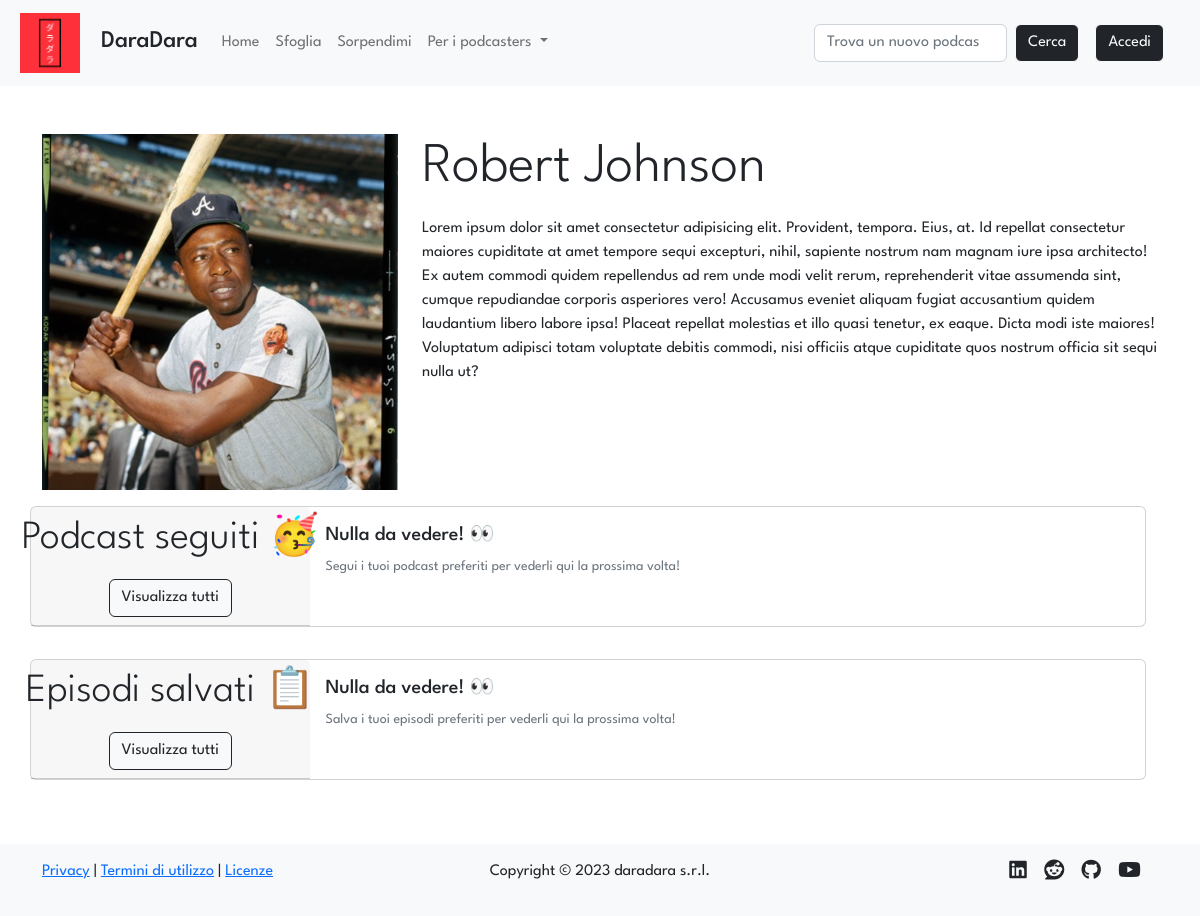
The app's page /profile/3, older data.
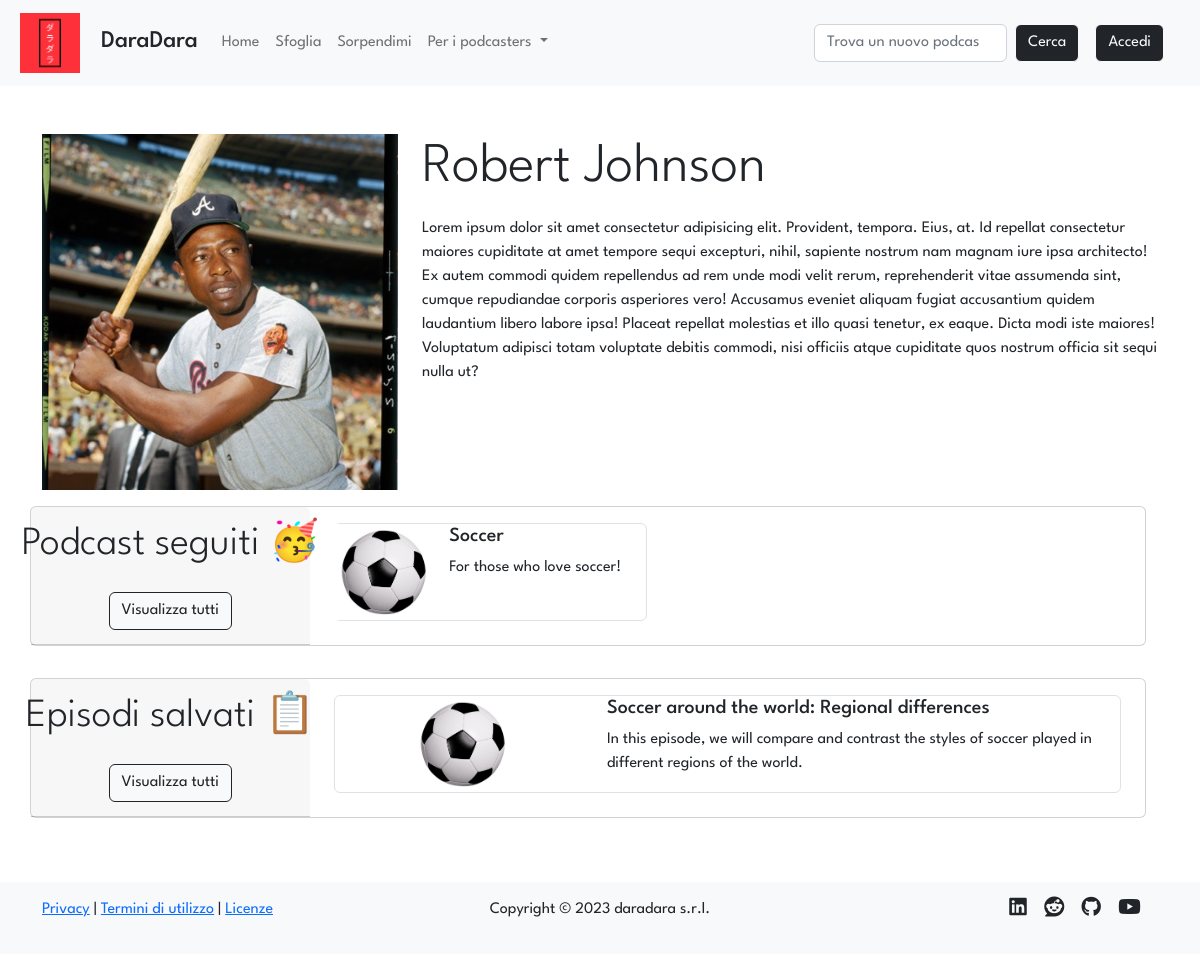
The same page, newer data.
### tables this page shows
CREATE TABLE "follows" (
	"id_user"	INTEGER NOT NULL,
	"id_podcast"	INTEGER NOT NULL,
	FOREIGN KEY("id_user") REFERENCES "users"("id"),
	PRIMARY KEY("id_user","id_podcast")
);

CREATE TABLE "podcasts" (
	"id"	INTEGER NOT NULL UNIQUE,
	"title"	TEXT NOT NULL UNIQUE,
	"desc"	TEXT NOT NULL,
	"img"	TEXT NOT NULL,
	"id_user"	INTEGER NOT NULL,
	FOREIGN KEY("id_user") REFERENCES "users"("id"),
	PRIMARY KEY("id" AUTOINCREMENT)
);

CREATE TABLE "episodes" (
	"id"	INTEGER NOT NULL UNIQUE,
	"title"	TEXT NOT NULL,
	"description"	TEXT NOT NULL,
	"audio"	TEXT NOT NULL,
	"timestamp"	TEXT NOT NULL,
	"id_podcast"	INTEGER NOT NULL,
	FOREIGN KEY("id_podcast") REFERENCES "podcasts"("id"),
	PRIMARY KEY("id" AUTOINCREMENT)
);

### app.py (the view)
@app.route('/profile/<int:id>')
def profile(id: int):
    user = dao.get_user(id)
    creators = dao.get_creators()
    is_creator = False
    if user and creators:
        podcasts = dao.get_podcasts_by_user(id_user=id)
        follows = dao.get_follows_join_podcasts(id_user=id)
        saves = dao.get_saves_join_episodes_podcasts(id_user=id)
        for creator in creators:
            if creator['id'] == user['id']:
                is_creator = True
        return render_template('profile.html', user=user, podcasts=podcasts, follows=follows, saves=saves, is_creator = is_creator)
    else:
        flash(message='L\'utente cercato non esiste', category='warning')
        return redirect(url_for('index'))

### data/dao.py (called while the page is built)
def get_saves_join_episodes_podcasts(id_user):
    conn, cursor = connect()
    saves = False
    try:
        sql = 'SELECT podcasts.id AS "id", episodes.id AS "ep_id", episodes.title AS "title", episodes.description "desc", podcasts.img AS "img", podcasts.title AS "podcast_title" FROM saves, episodes, podcasts WHERE saves.id_ep = episodes.id AND episodes.id_podcast = podcasts.id AND saves.id_user = ?'
        cursor.execute(sql, (id_user,))
        saves = cursor.fetchall()
    except Exception as e:
        print(e)
    close(conn, cursor)
    return saves

def get_follows_join_podcasts(id_user):
    conn, cursor = connect()
    follows = False
    try:
        sql = 'SELECT * FROM follows, podcasts WHERE follows.id_podcast = podcasts.id AND follows.id_user = ?'
        cursor.execute(sql, (id_user,))
        follows = cursor.fetchall()
    except Exception as e:
        print(e)
    close(conn, cursor)
    return follows

def connect():
    conn = sqlite3.connect(PATH)
    conn.row_factory = sqlite3.Row
    cursor = conn.cursor()
    return conn, cursor

def close(conn, cursor):
    cursor.close()
    conn.close()

### templates/profile.html (shortened to what the changed rows need)
{% extends 'layout.html' %}
{% block stylesheets %} <link rel="stylesheet" href="{{url_for('static', filename='stylesheets/profile.css')}}"> {% endblock %}
{% block content %}
<div class="row">
    <div class="row mt-3">
        <div class="card mb-3 mx-lg-0 mx-2 p-0">
            <div class="row g-0">
                <div class="col">
                    <div class="card-body row g-2">
                        {% if follows %}
                        <div class="card-scroll">
                            {% for follow in follows[:5] %}
                            <a href="{{ url_for('podcast', id=follow.id_podcast) }}"class="d-inline-block mx-2 border rounded-2 px-2">
                                <div class="row">
                                <div class="col-4 d-flex align-items-center justify-content-center">
                                    <img src="{{url_for('static', filename='uploads/images/covers/{0}{1}'.format(follow.id, follow.img))}}" class="img-fluid" alt="Card image" style="max-width: 100px;">
                                </div>
                                <div class="col-8">
                                    <h5 class="">{{follow.title}}</h5>
                                    <p class="text-wrap">{{follow.desc}}</p>
                                </div>
                                </div>
                            </a>
                            {% endfor %}
                        </div>
                        {% else %}
                            <h5 class="card-title mb-0">Nulla da vedere! 👀</h5>
                            <p class="card-text"><small class="text-muted">Segui i tuoi podcast preferiti per vederli qui la prossima volta!</small></p>
                        {% endif %}
                    </div>
                </div>
            </div>
        </div>
    </div>
    <div class="row mt-3">
        <div class="card mb-3 mx-lg-0 mx-2 p-0">
            <div class="row g-0">
                <div class="col">
                    <div class="card-body row g-2">
                        {% if saves %}
                        <div class="card-scroll">
                            {% for save in saves[:5] %}
                            <a href="{{ url_for('episode', id_pod=save.id, id_ep=save.ep_id) }}"class="d-inline-block mx-2 border rounded-2 px-2">
                                <div class="row">
                                <div class="col-4 d-flex align-items-center justify-content-center">
                                    <img src="{{url_for('static', filename='uploads/images/covers/{0}{1}'.format(save.id, save.img))}}" class="img-fluid" alt="Card image" style="max-width: 100px;">
                                </div>
                                <div class="col-8">
                                    <h5 class="">{{save.title}}</h5>
                                    <p class="text-wrap">{{save.desc}}</p>
                                </div>
                                </div>
                            </a>
                            {% endfor %}
                        </div>
                        {% else %}
                            <h5 class="card-title mb-0">Nulla da vedere! 👀</h5>
                            <p class="card-text"><small class="text-muted">Salva i tuoi episodi preferiti per vederli qui la prossima volta!</small></p>
                        {% endif %}
                    </div>
                </div>
            </div>
        </div>
    </div>
</div>
{% endblock %}

Row changes from the older to the newer data that the page shows:
now on this page (row unchanged): follows: img (picture), title "Soccer", desc "For those who love soccer!"
added episodes: img (picture), title "Soccer around the world: Regional differences", desc "In this episode, we will compare and contrast the styles of soccer played in different regions of the world."
Text that changed along with them:
text no longer shown: "Nulla da vedere! 👀 Segui i tuoi podcast preferiti per vederli qui la prossima volta! Nulla da vedere! 👀 Salva i tuoi episodi preferiti per vederli qui la prossima volta!"
